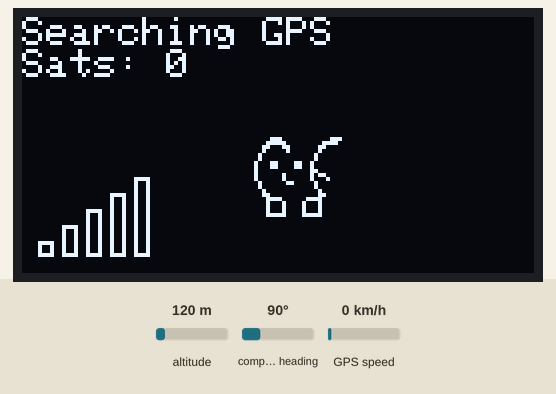
This sketch was run on a simulated ESP32-S3. Shown: 128×64 one-colour display. The inputs (shaded band) are chosen by the test bench; at power-on: altitude 120 m, compass heading 90°, GPS speed 0 km/h. Random numbers use the default seed unless the sketch sets one; the GPS gets a fix after 3 s at 37.7749, -122.4194 with 8 satellites; what the sketch prints to the serial monitor is not drawn.

Above: at 0.24 s.
At 3.4 s:
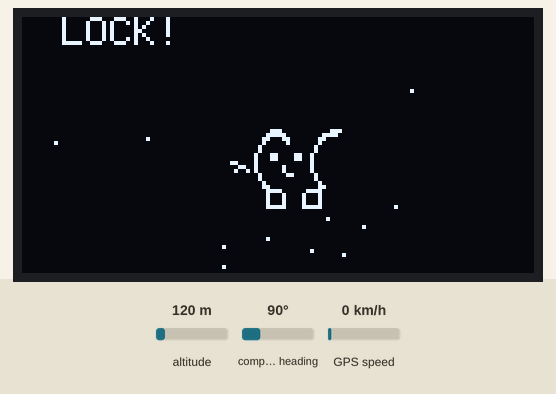
At 4.02 s:
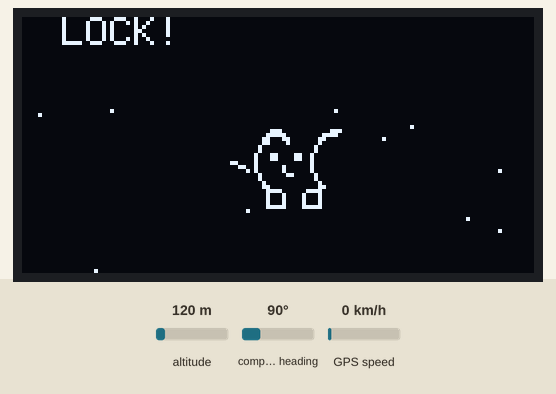
At 4.65 s:
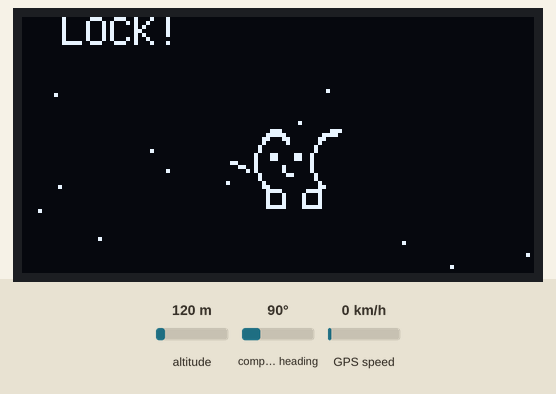
At 5.28 s:
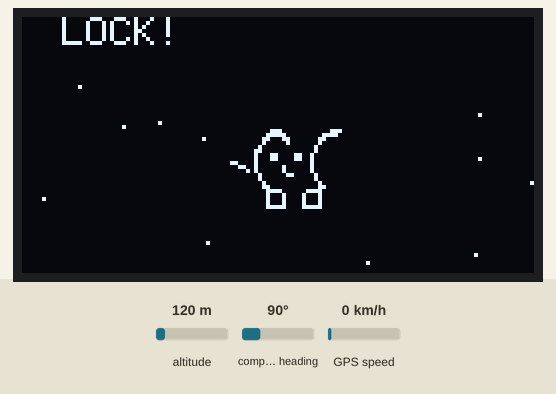
At 39.9 s:
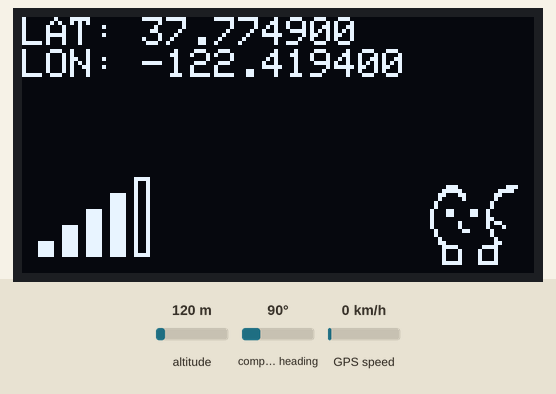

The sketch:

GPSBuddy.ino
```cpp
/*

A fun little ESP32-S3 GPS project that might evolve into a little tomogatchi GPS
signal eater.

inspired by:
https://randomnerdtutorials.com/guide-to-neo-6m-gps-module-with-arduino/

ESP32-S3 default I2C pins
SDA → GPIO 8
SCL → GPIO 9

gps UART:
GPS RX → GPIO 43 ESP TX
GPS TX → GPIO 44 ESP RX
*/

#include <Adafruit_GFX.h>
#include <Adafruit_SSD1306.h>
#include <TinyGPS++.h>
#include <Wire.h>

#include "gps_animations.h"

// GPS
#define GPS_RX 44
#define GPS_TX 43
#define GPS_BAUD 9600

TinyGPSPlus gps;
HardwareSerial gpsSerial(1);

// OLED
#define SCREEN_WIDTH 128
#define SCREEN_HEIGHT 64
#define OLED_ADDR 0x3C

// ESP32-S3 I2C
#define SDA_PIN 8
#define SCL_PIN 9

Adafruit_SSD1306 display(SCREEN_WIDTH, SCREEN_HEIGHT, &Wire, -1);

void setup() {
  Serial.begin(115200);

  // GPS serial
  gpsSerial.begin(GPS_BAUD, SERIAL_8N1, GPS_RX, GPS_TX);
  Serial.println("GPS Serial started");

  // I2C
  Wire.begin(SDA_PIN, SCL_PIN);

  // OLED init
  if (!display.begin(SSD1306_SWITCHCAPVCC, OLED_ADDR)) {
    Serial.println("OLED not found");
    while (true);
  }

  display.clearDisplay();
  display.setTextSize(1);
  display.setTextColor(SSD1306_WHITE);
}

static bool celebrating = true;
static unsigned long lockTime = 0;

void loop() {
  while (gpsSerial.available()) {
    gps.encode(gpsSerial.read());
  }

  if (gps.charsProcessed() < 10) {
    drawSleepingCat();
    return;
  }

  if (!gps.location.isValid()) {
    drawSearching();
    celebrating = true;
    return;
  }

  if (celebrating) {
    if (!lockTime) lockTime = millis();
    drawCelebration();
    if (millis() - lockTime > 2500) {
      celebrating = false;
      lockTime = 0;
    }
    return;
  }

  // Normal GPS display
  display.setTextSize(1);
  display.clearDisplay();
  display.setCursor(0, 0);
  display.print("LAT: ");
  display.println(gps.location.lat(), 6);
  display.print("LON: ");
  display.println(gps.location.lng(), 6);
  drawSignalBars(gps.satellites.value());
  drawCatSprite(100, 40, cat_idle, gps.satellites.value());
  display.display();
}
```

gps_animations.cpp
```cpp
#include "gps_animations.h"

#include <Adafruit_SSD1306.h>
#include <TinyGPS++.h>

extern Adafruit_SSD1306 display;
extern TinyGPSPlus gps;

// animation bitmap
const uint8_t cat_idle[] PROGMEM = {
    0x00, 0x00, 0x00, 0x00, 0x00, 0x00, 0x03, 0x80, 0x07, 0x07, 0xc0, 0x1e,
    0x0c, 0x60, 0x30, 0x08, 0x20, 0x20, 0x10, 0x00, 0x40, 0x10, 0x00, 0x40,
    0x23, 0x0c, 0x80, 0x23, 0x0c, 0x80, 0x20, 0x00, 0x80, 0x20, 0x40, 0x80,
    0x20, 0x40, 0x80, 0x10, 0x30, 0x40, 0x10, 0x00, 0x40, 0x08, 0x00, 0x20,
    0x0c, 0x00, 0x30, 0x07, 0x81, 0xe0, 0x04, 0x42, 0x20, 0x04, 0x42, 0x20,
    0x04, 0x42, 0x20, 0x07, 0xc3, 0xe0, 0x00, 0x00, 0x00, 0x00, 0x00, 0x00};

const uint8_t cat_eat[] PROGMEM = {
    0x00, 0x00, 0x00, 0x00, 0x00, 0x00, 0x01, 0x80, 0x18, 0x03, 0xc0, 0x3c,
    0x06, 0x60, 0x66, 0x04, 0x20, 0x42, 0x08, 0x00, 0x82, 0x08, 0x00, 0x82,
    0x11, 0x02, 0x22, 0x0a, 0x85, 0x44, 0x04, 0x41, 0x08, 0x00, 0x00, 0x00,
    0x00, 0x40, 0x00, 0x08, 0x20, 0x20, 0x0c, 0x00, 0x30, 0x07, 0x81, 0xe0,
    0x04, 0x42, 0x20, 0x04, 0x42, 0x20, 0x04, 0xff, 0xa0, 0x07, 0xff, 0xe0,
    0x00, 0x00, 0x00, 0x00, 0x00, 0x00, 0x00, 0x00, 0x00, 0x00, 0x00, 0x00};

const uint8_t cat_sleep[] PROGMEM = {
    0x00, 0x00, 0x00, 0x00, 0x03, 0xe0, 0x00, 0x00, 0x20, 0x00, 0x00, 0x40,
    0x00, 0x03, 0x80, 0x00, 0x0f, 0xc0, 0x00, 0x30, 0x60, 0x00, 0x40, 0x20,
    0x00, 0x80, 0x10, 0x01, 0x00, 0x08, 0x01, 0x30, 0x08, 0x01, 0x30, 0x08,
    0x00, 0x00, 0x08, 0x00, 0x00, 0x10, 0x00, 0x00, 0x20, 0x0c, 0x00, 0x40,
    0x12, 0x00, 0x80, 0x11, 0x01, 0x00, 0x10, 0xfe, 0x00, 0x08, 0x02, 0x00,
    0x07, 0xfc, 0x00, 0x00, 0x00, 0x00, 0x00, 0x00, 0x00, 0x00, 0x00, 0x00};

// animation functions
unsigned long tailTimer = 0;
bool tailLeft = false;

void drawCatSprite(int x, int y, const uint8_t* sprite, int sats) {
  display.drawBitmap(x, y, sprite, 24, 24, SSD1306_WHITE);

  // Tail wag speed scales with satellites
  int wagDelay = max(80, 400 - sats * 40);

  if (millis() - tailTimer > wagDelay) {
    tailTimer = millis();
    tailLeft = !tailLeft;
  }

  if (tailLeft)
    display.drawLine(x - 4, y + 10, x, y + 12, SSD1306_WHITE);
  else
    display.drawLine(x + 16, y + 10, x + 20, y + 12, SSD1306_WHITE);
}

void drawSignalBars(int sats) {
  int bars = constrain(sats / 2, 0, 5);

  for (int i = 0; i < 5; i++) {
    int h = (i + 1) * 4;
    if (i < bars)
      display.fillRect(4 + i * 6, 60 - h, 4, h, SSD1306_WHITE);
    else
      display.drawRect(4 + i * 6, 60 - h, 4, h, SSD1306_WHITE);
  }
}

void drawSleepingCat() {
  display.clearDisplay();
  display.setCursor(32, 0);
  display.println("Zzz...");
  drawCatSprite(56, 28, cat_sleep, 0);

  display.setCursor(50, 50);
  display.print("Z ");
  display.display();
}

void drawSearching() {
  int sats = gps.satellites.isValid() ? gps.satellites.value() : 0;

  display.clearDisplay();
  display.setCursor(0, 0);
  display.println("Searching GPS");
  display.print("Sats: ");
  display.println(sats);

  drawSignalBars(sats);

  if (sats == 0) {
    drawCatSprite(56, 28, cat_idle, sats);
  } else if (sats < 6) {
    drawCatSprite(56, 28, cat_eat, sats);
  } else {
    drawCatSprite(56, 28, cat_idle, sats);
    display.setCursor(30, 50);
    display.println("Almost!");
  }

  display.display();
}

void drawCelebration() {
  display.clearDisplay();
  display.setTextSize(1);
  display.setCursor(10, 0);
  display.println("LOCK!");

  for (int i = 0; i < 12; i++)
    display.drawPixel(random(0, 128), random(16, 64), SSD1306_WHITE);

  drawCatSprite(56, 28 - ((millis() / 150) % 2) * 2, cat_idle, 8);
  display.display();
}
```

gps_animations.h
```cpp
#pragma once
#include <stdint.h>

extern const uint8_t cat_idle[];
extern const uint8_t cat_eat[];
extern const uint8_t cat_sleep[];

void drawCatSprite(int x, int y, const uint8_t* sprite, int sats);
void drawSignalBars(int sats);
void drawSleepingCat();
void drawSearching();
void drawCelebration();
```
